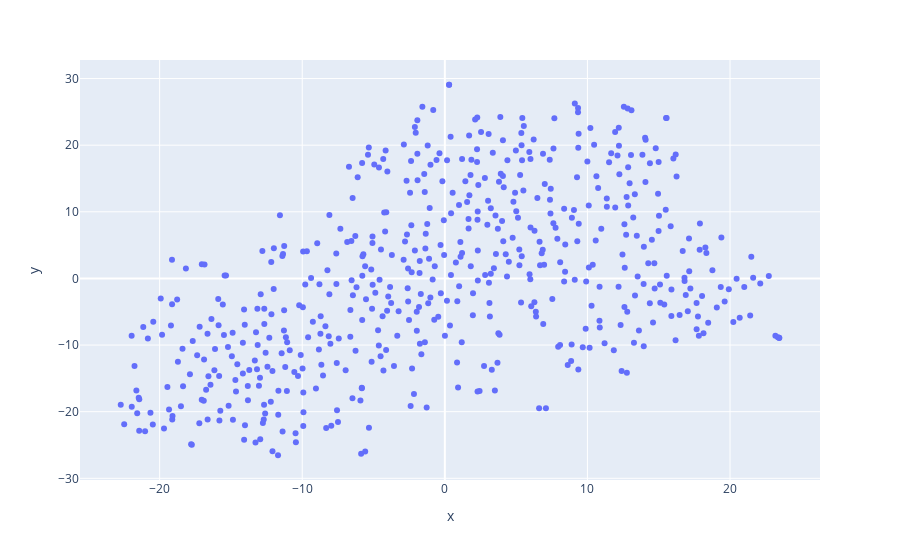

The notebook cell saved with this chart:
### Code cell
fig = px.scatter(x=vectors_2d[:,0], y=vectors_2d[:,1])
fig.show()

### Figure 1 — Plotly figure (JSON) as saved in the notebook; plotly's stock layout.template omitted (floating-point values rounded to 4 significant figures; data arrays with more than 128 entries replaced by an {"elided": "..."} marker saying what was removed)
{"data": [{"hovertemplate": "x=%{x}<br>y=%{y}<extra></extra>", "legendgroup": "", "marker": {"color": "#636efa", "symbol": "circle"}, "mode": "markers", "name": "", "orientation": "v", "showlegend": false, "type": "scatter", "x": {"elided": "552 float values"}, "xaxis": "x", "y": {"elided": "552 float values"}, "yaxis": "y"}], "layout": {"legend": {"tracegroupgap": 0}, "margin": {"t": 60}, "xaxis": {"anchor": "y", "domain": [0, 1], "title": {"text": "x"}}, "yaxis": {"anchor": "x", "domain": [0, 1], "title": {"text": "y"}}}}
